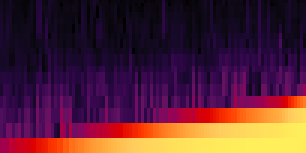
#> input picture src/畫圖用/Adobe_colorbar_non_Sort.png, 102 x 51 px (shown 3 times larger)
$ jupyter execute '研究從一張圖片幹出Colorbar.ipynb'
#> lines starting #> are read from the running program, lines starting #| are printed output that depends on the picture
[cell 1]
import numpy as np
import cv2
import matplotlib.pyplot as plt
from PIL import Image
import os

[cell 2]
# 讀入一張要判斷色階的圖片 (colorbar)
raw = cv2.imread("Adobe_colorbar_non_Sort.png", cv2.IMREAD_COLOR)
#> raw is the input picture: shape (51, 102, 3); mean B, G, R 54.1, 37.9, 85.2
res = np.zeros(shape=raw.shape, dtype=raw.dtype)

# 拆 BGR 通道
B, G, R = raw[::,::,0],raw[::,::,1],raw[::,::,2]
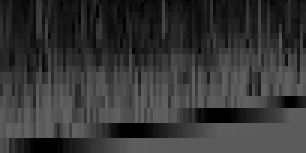
#> B: shape (51, 102) (shown 3 times larger); min 0, max 97, mean 54.1
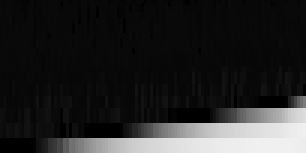
#> G: shape (51, 102) (shown 3 times larger); min 0, max 240, mean 37.9
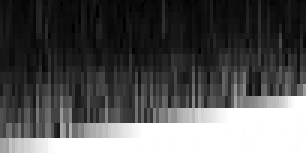
#> R: shape (51, 102) (shown 3 times larger); min 0, max 255, mean 85.2
# 計算亮度是用浮點數
B,G,R = B/255., G/255., R/255.
# 公式參照 : HSP Color Model — Alternative to HSV (HSB) and HSL
# url: https://alienryderflex.com/hsp.html
L = np.sqrt( 0.299*R**2 + 0.587*G**2 + 0.114*B**2)  # 計算感知亮度公式
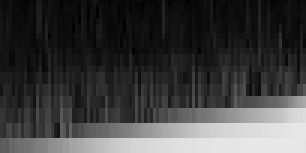
#> L: shape (51, 102) float64 (shown 3 times larger); min 0, max 0.913, mean 0.248

_flt_L_idx = np.argsort(L.reshape(-1))  # 算好排序過的 IDX
_flt_raw = raw.reshape((1,-1,3))  # 統一展平
_flt_res = res.reshape((1,-1,3))  # 統一展平

[cell 3]
# 尚未排序的
plt.imshow(cv2.cvtColor(raw, cv2.COLOR_BGR2RGB));
plt.show()

[cell 4]
# 排序好的 IDX 跟 走訪用的不要搞混。。。
for i,sort_idx in enumerate(_flt_L_idx):
    _flt_res[0][i] = _flt_raw[0, sort_idx]
#> this loop made 5202 passes
#> sort_idx on passes 1 to 3: 149, 755, 440

[cell 5]
_flt_result = _flt_res.copy()  # 後續計算不重複色階用
_flt_res = _flt_res.reshape(raw.shape)  # 展示排序結果用，注意是1D排好，畫2D顯示，所以亮度會呈現斜斜的
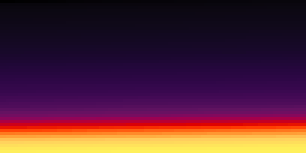
#> _flt_res: shape (51, 102, 3) (shown 3 times larger); mean B, G, R 54.1, 37.9, 85.2

[cell 6]
# 呈現排好的 2D
plt.imshow(cv2.cvtColor(_flt_res, cv2.COLOR_BGR2RGB));

[cell 7]
# 儲存
cv2.imwrite("Adobe_colorbar_2d_Sorted.png", _flt_res)
#> Out = True

[cell 8]
# 接下來計算 不重複元素構成的 colorbar
all_diff_result = []

# _flt_result.shape = (1, 5202, 3)
for i in range(_flt_result.shape[1]):
    if len(all_diff_result) == 0:
        all_diff_result.append(_flt_result[0, i])

    else:
        if np.all(all_diff_result[-1] == _flt_result[0, i]): # 上一個元素跟這次要加上的元素相同的話
            pass
        else:
            all_diff_result.append(_flt_result[0, i])
#> after the loop, all_diff_result = 285 items, first 6: [0, 0, 0], [2, 1, 1], [2, 1, 2], [3, 1, 2], [4, 2, 2], [4, 2, 3]
all_diff_result = np.array(all_diff_result, np.uint8)
#> all_diff_result = 285 rows, first 8: [0, 0, 0], [2, 1, 1], [2, 1, 2], [3, 1, 2], [4, 2, 2], [4, 2, 3], [6, 3, 4], [7, 3, 5]

[cell 9]
# 已經計算出不重複的，但是資料很細。
all_diff_result = all_diff_result.reshape(-1,1,3)
all_diff_result.shape
#> Out = (285, 1, 3)

[cell 10]
#  加粗，注意是 指數次方增粗 (粗度倍率 = 2^thickness)
thickness = 4
for i in range(thickness):
    all_diff_result = np.hstack((all_diff_result,all_diff_result))

[cell 11]
#應該會是細長的 RGB圖片
all_diff_result.shape
#> Out = (285, 16, 3)

[cell 12]
cv2.imwrite("Adobe_colorbar_nonRepeat.png",all_diff_result)
#> Out = True

[cell 13]
# 給別人用的
all_diff_result_rgb = cv2.cvtColor(all_diff_result, cv2.COLOR_BGR2RGB)

[cell 14]
all_diff_result_rgb[::,1]
#> Out = 285 rows, first 8: [0, 0, 0], [1, 1, 2], [2, 1, 2], [2, 1, 3], [2, 2, 4], [3, 2, 4], [4, 3, 6], [5, 3, 7]

$ run again, with src/畫圖用/clean_logspec_half.png copied over src/畫圖用/Adobe_colorbar_non_Sort.png
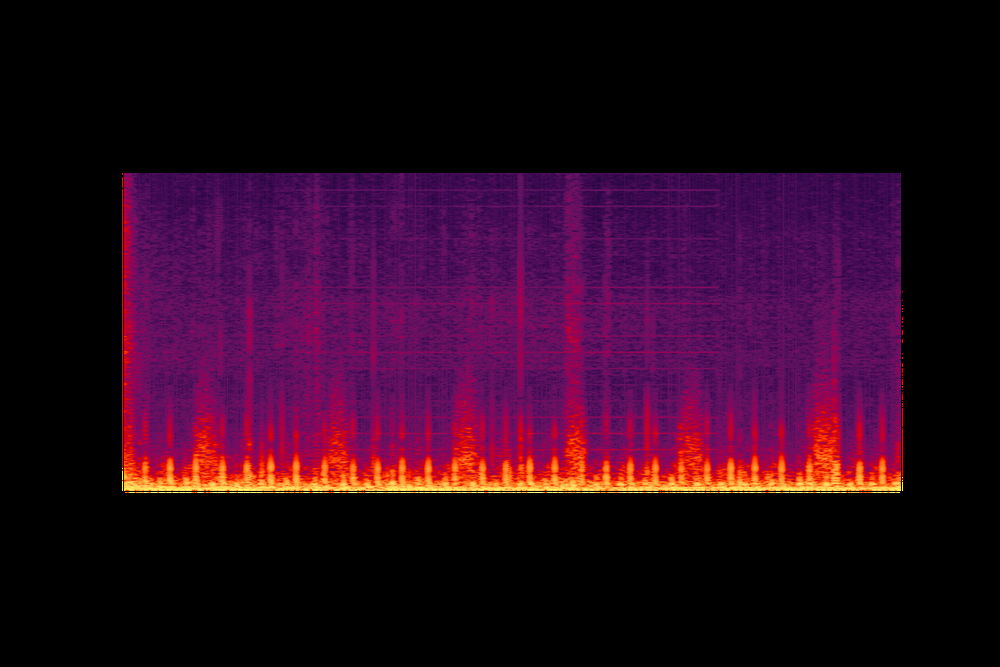
#> input picture src/畫圖用/clean_logspec_half.png, 1000 x 667 px, shrunk from 3600 x 2400 before the run
#> raw is the input picture: shape (667, 1000, 3); mean B, G, R 30.6, 7.5, 42.2
#> `L = np.sqrt( 0.299*R**2 + 0.587*G**2 + 0.114*B**2)`:
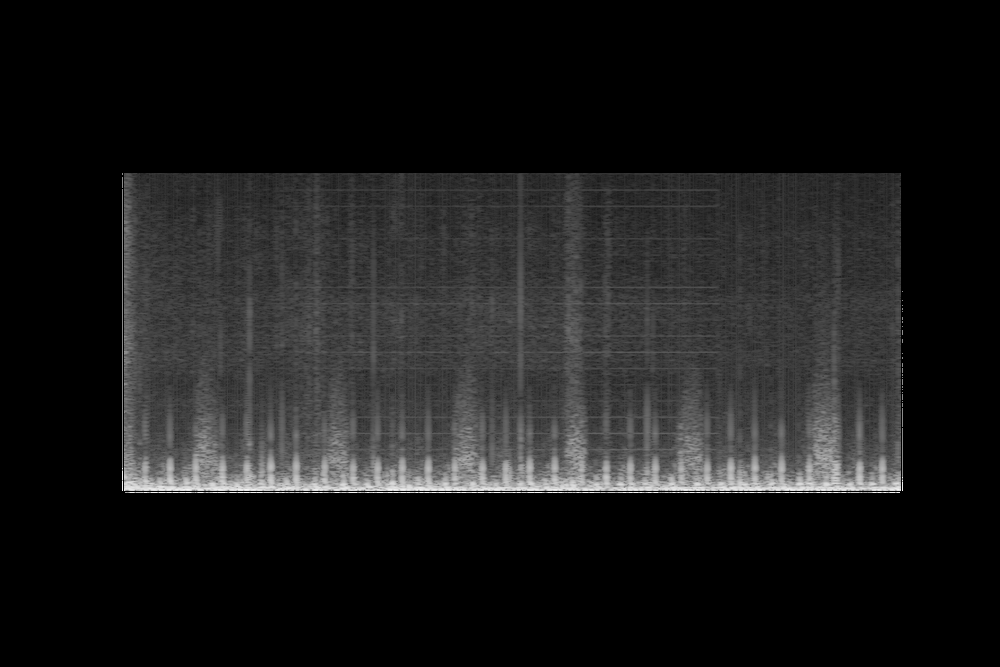
#> L: shape (667, 1000) float64; min 0, max 0.956, mean 0.106
#> the loop `for i,sort_idx in enumerate(_flt_L_idx):` made 667000 passes
#> sort_idx on passes 1 to 3: 512020, 512034, 512033
#> `_flt_res = _flt_res.reshape(raw.shape)`:
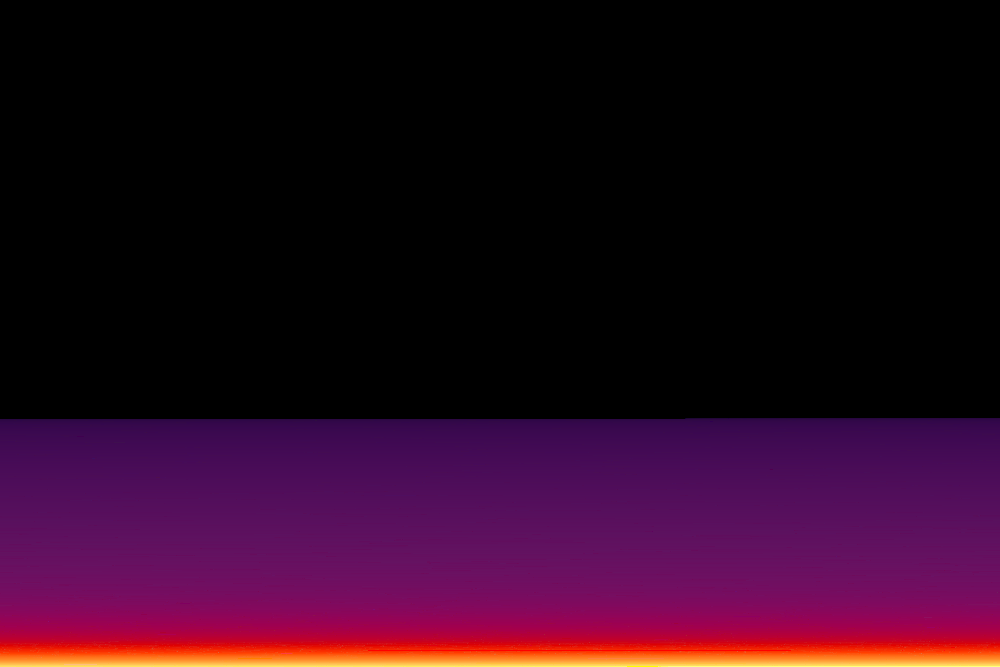
#> _flt_res: shape (667, 1000, 3); mean B, G, R 30.6, 7.5, 42.2
#> `cv2.imwrite("Adobe_colorbar_2d_Sorted.png", _flt_res)`: Out = True
#> after the loop `for i in range(_flt_result.shape[1]):`: all_diff_result = 11908 items, first 6: [0, 0, 0], [0, 0, 1], [1, 0, 1], [1, 0, 2], [47, 0, 15], [48, 8, 27]
#> `cv2.imwrite("Adobe_colorbar_nonRepeat.png",all_diff_result)`: Out = True
